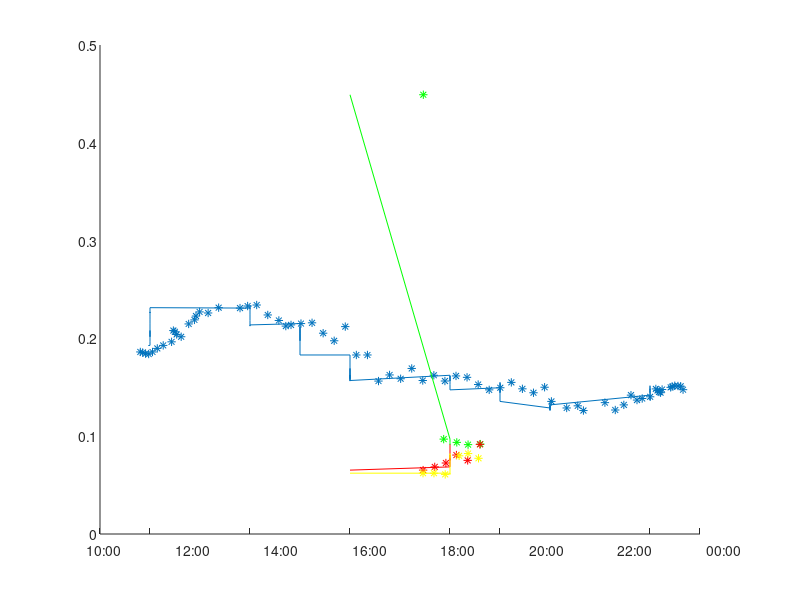

Here is the MATLAB script that generated this plot:
clear all;



% SE DECLARA FECHA DE INICIO Y TERMINO DE CAMPAÑA

time_ini = datenum(2015,1,28,12,0,0);
time_fin = datenum(2015,1,31,0,0,0);

% FIJAR UTC RESPECTO A HORA LOCAL (NO MODIFICAR, FUNCIONA BIEN ASI)
UTC = 0;

% FIJAR INTERVALO MINIMO ENTRE MEDICIONES (minutos)
intervalMin = datenum(0,0,0,0,2,0);

% Selección de índices de mediciones


%%

load 30_ene_2015_DGF.lev10.mat

hold on


beta440 = aeronet.AOT_440 .* ( 0.44 .^ aeronet.AOT340_440Angstrom);


AOT_cimel_414 = beta440 .* ( 0.414  .^ ( -1 .* aeronet.AOT340_440Angstrom ) );

plot(aeronet.udate, AOT_cimel_414, '-*' )
%plot(aeronet.udate, aeronet.AOT_440, '-g*' )


load AOT_data_marcos_30.mat
% INDEX POR FECHA
index = find( calan_data.udate > time_ini & calan_data.udate < time_fin );
plot(calan_data.udate(index), calan_data.AOT_414_nm(index), '-g*');

load AOT_data_roberto_30.mat
index = find( calan_data.udate > time_ini & calan_data.udate < time_fin );
plot(calan_data.udate(index), calan_data.AOT_414_nm(index), '-r*');

load AOT_data_falvey_30.mat
index = find( calan_data.udate > time_ini & calan_data.udate < time_fin );
plot(calan_data.udate(index), calan_data.AOT_414_nm(index), '-y*');

hold off

datetick;

% hold on
%  
% plot(aeronet.udate, aeronet.AOT_500, '-*' )
%  
% load AOT_datos_marcos_fix.mat
% plot(calan_data.udate, calan_data.AOT_556_nm, '-g*');
% 
% load AOT_datos_roberto_fix.mat
% plot(calan_data.udate, calan_data.AOT_556_nm, '-r*');
%  
% load AOT_datos_falvey_fix.mat
% plot(calan_data.udate, calan_data.AOT_556_nm, '-y*');
%  
% hold off
%  
% datetick;